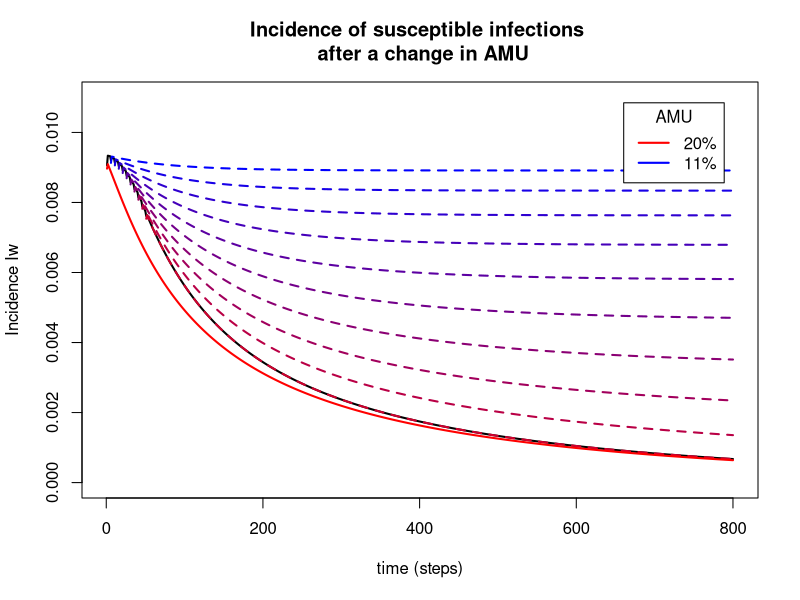
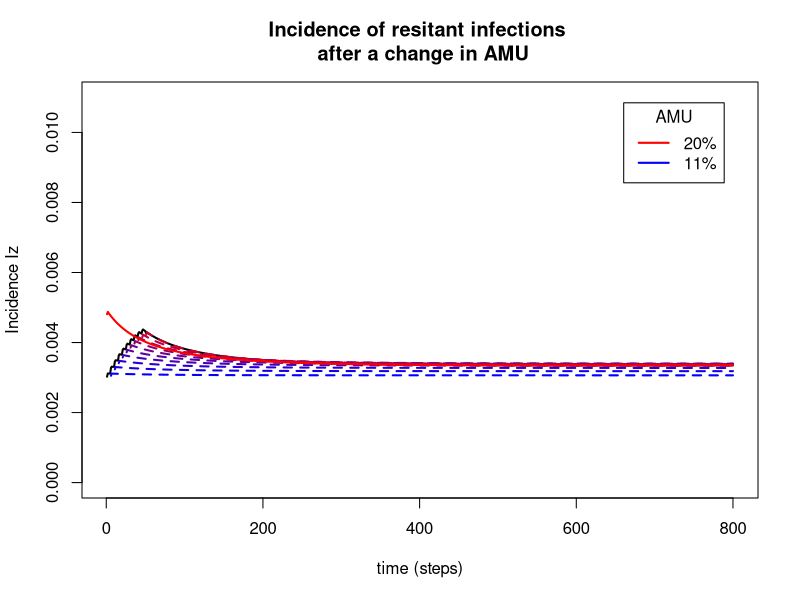
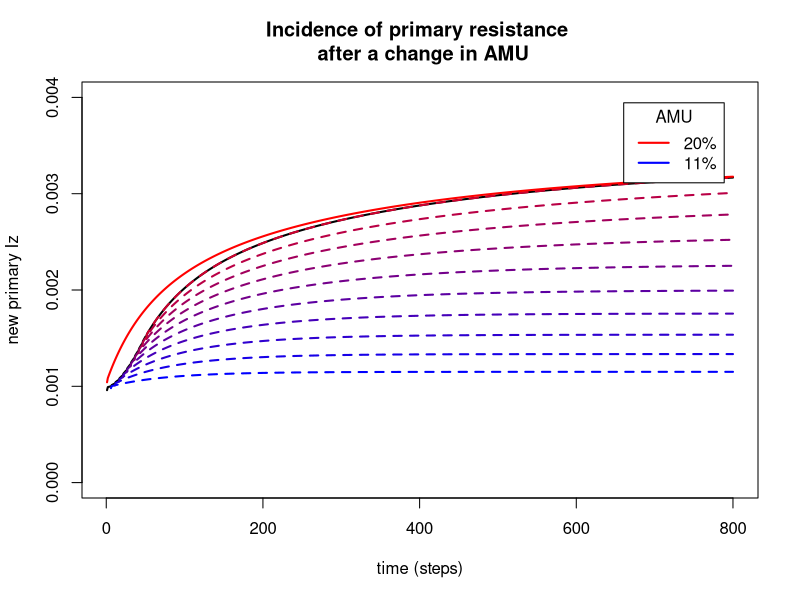
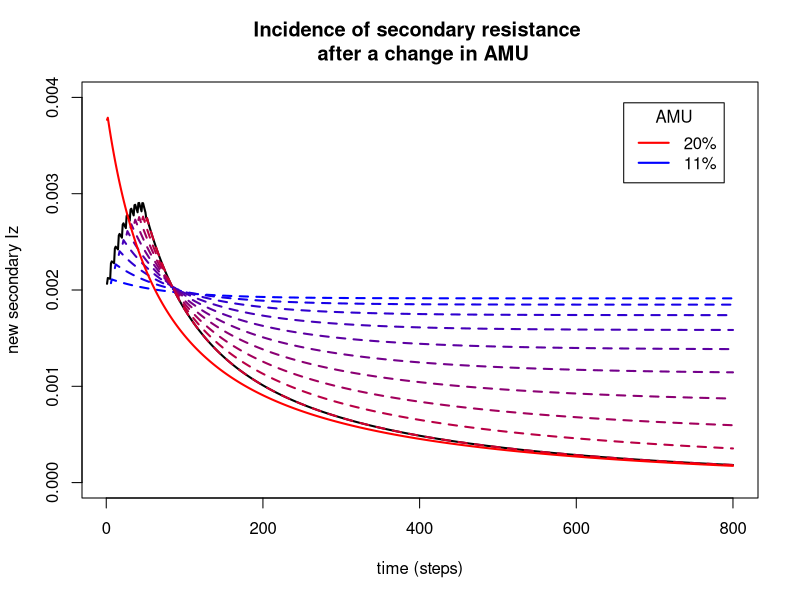
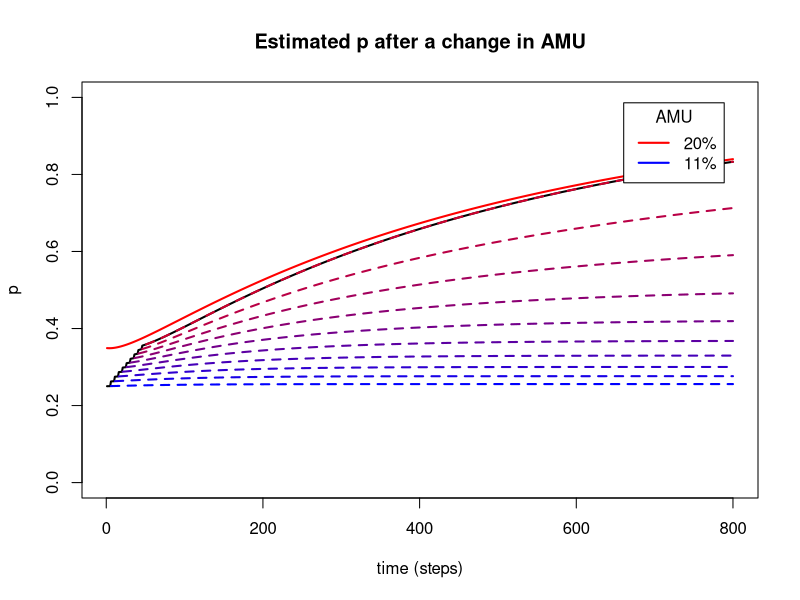

The R source for these figures, in order:
## ---- chunk 1
library(deSolve)
library(plyr)

options("scipen" = 10)

# initial state:
N <- 1
prop <- 0.01 #initial value of Iw and Iz

# time:
a <- 2000 #time span for initial value
a_init <- 2000

m <- 1 #time step

zoom <- 100 #after breakpoint 1/zoom step
time_to_change <- 5 #time interval separating two sequential changes of AMU
a_end <- 2800  #end of study = 300 steps after beginning of intervention





# parameters
pbeta_w <- 0.04 #transmission parameter of Iw
pbeta_z <- 0.015 #transmission parameter of Iz

pgammaa <- 0.01 #innate recovery rate
pgamma_tilt <- 0.1 #recovery rate of Iw when treated by antibiotics


prho <- 0.05 #probability of clinical failure

#epsilon change over time

peps <- 0.10 #initial value of the ratio of treated patients
pepsi <- seq(0.11,0.2,by=0.01) #variation of epsilon




## ---- chunk 2
parameters <- c(beta_w=pbeta_w, beta_z=pbeta_z, gamma=pgammaa, gamma_prim=pgamma_tilt, eps=peps, rho=prho)

state <- c(S=1-2*prop, Iw=prop, Iz=prop, dnewcasesIz=0, dnewcasesIw=0, dsecondaryres=0, dprimaryres=0)

times=seq(0, a, by=m)

SIS=function(times, state, parameters){
  with(as.list(c(state,parameters)),
       { dnewcasesIz=beta_z*Iz*S + eps*beta_z*Iz*Iw + rho*eps*Iw
         dnewcasesIw=beta_w*Iw*S + (1-eps)*beta_w*Iw*Iz
         dsecondaryres=rho*eps*Iw
         dprimaryres=beta_z*Iz*S + eps*beta_z*Iz*Iw
         dS = - beta_w*Iw*S - beta_z*Iz*S + gamma*(1-eps)*Iw + gamma_prim*eps*Iw + gamma*Iz
        dIw = beta_w*Iw*S + (1-eps)*beta_w*Iw*Iz - eps*beta_z*Iz*Iw - rho*eps*Iw - gamma*(1-eps)*Iw - gamma_prim*eps*Iw
        dIz = beta_z*Iz*S + eps*beta_z*Iz*Iw + rho*eps*Iw - (1-eps)*beta_w*Iw*Iz - gamma*Iz
        
        list(c(dS, dIw, dIz, dnewcasesIz, dnewcasesIw, dsecondaryres, dprimaryres))
       })
}

out_init=as.data.frame(
  ode(y=state, times=times, func=SIS, parms=parameters)
)

## ---- chunk 3
#allows to calculate daily incidence
incid = function(x, zoom) {
  der <- rep(0, length(x))
  for (i in 2:length(x)) {
    der[i] <- x[i]-x[i-1]
  }
  der_day <- rep(0, round(length(der)/zoom))
  for (i in 1:round(length(der)/zoom)) {
    der_day[i] <- sum(der[((i-1)*zoom):(i*zoom)])
  }
  return(der_day)
}
## ---- chunk 4

out_fast_var <- out_init



states_at_breaks <- out_init[nrow(out_init),]
for (i in 1:length(pepsi)) {
  state3 <- c(S=out_fast_var$S[nrow(out_fast_var)], Iw=out_fast_var$Iw[nrow(out_fast_var)], Iz=out_fast_var$Iz[nrow(out_fast_var)], Iwz=out_fast_var$Iwz[nrow(out_fast_var)], dnewcasesIz=out_fast_var$dnewcasesIz[nrow(out_fast_var)], dnewcasesIw=out_fast_var$dnewcasesIw[nrow(out_fast_var)], dsecondaryres=out_fast_var$dsecondaryres[nrow(out_fast_var)], dprimaryres=out_fast_var$dprimaryres[nrow(out_fast_var)])
  parameters[5] <-pepsi[i]
  times3=seq(out_fast_var[nrow(out_fast_var),1] + m/zoom, out_fast_var[nrow(out_fast_var),1] + time_to_change, by = m/zoom)
  out<- as.data.frame(
    ode(y=state3, times=times3, func=SIS, parms=parameters)
    )
  out_fast_var <- rbind(out_fast_var, out)
  states_at_breaks <- rbind(states_at_breaks, out[nrow(out),])
  }


#evolution after all interventions
state3 <- c(S=out_fast_var$S[nrow(out_fast_var)], Iw=out_fast_var$Iw[nrow(out_fast_var)], Iz=out_fast_var$Iz[nrow(out_fast_var)], Iwz=out_fast_var$Iwz[nrow(out_fast_var)], dnewcasesIz=out_fast_var$dnewcasesIz[nrow(out_fast_var)], dnewcasesIw=out_fast_var$dnewcasesIw[nrow(out_fast_var)], dsecondaryres=out_fast_var$dsecondaryres[nrow(out_fast_var)], dprimaryres=out_fast_var$dprimaryres[nrow(out_fast_var)])
parameters[5] <-pepsi[length(pepsi)]
times3=seq(states_at_breaks[nrow(states_at_breaks),1] + m/zoom, a_end, by=(m/zoom))
out<- as.data.frame(
  ode(y=state3, times=times3, func=SIS, parms=parameters)
)
out_fast_var <- rbind(out_fast_var, out)

states_at_breaks <- states_at_breaks[2:nrow(states_at_breaks),]
states_at_breaks <- cbind(states_at_breaks, cbind(pepsi))
  
## ---- chunk 5

controlfunc <- function(states, a_end) {
  state3 <- c(S=states[2], Iw=states[3], Iz=states[4], dnewcasesIz=states[5], dnewcasesIw=states[6], dsecondaryres=states[7], dprimaryres=states[8])
  parameters[5] <- states[9]
  times3=seq(states[1] + m/zoom, a_end, by=m/zoom)
  out <- as.data.frame(
  ode(y=state3, times=times3, func=SIS, parms=parameters)
  )
}


cbind.fill <- function(...){
    nm <- list(...) 
    nm <- lapply(nm, as.matrix)
    n <- max(sapply(nm, nrow)) 
    do.call(cbind, lapply(nm, function (x) 
        rbind(x, matrix(, n-nrow(x), ncol(x))))) 
}

states_at_breaks <- as.data.frame(t(states_at_breaks))



out_control <- do.call(cbind.fill, lapply(states_at_breaks, controlfunc, a_end))

#replacing NA in control with data from the main model
repl_NA <- function(controldata, expdata) {
  print(as.numeric(parent.frame()$i))
}

out_control <- as.data.frame(out_control)



## ---- chunk 6

states4 <- c(S=out_init[nrow(out_init), 2], Iw=out_init[nrow(out_init), 3], Iz=out_init[nrow(out_init), 4], dnewcasesIz=out_init[nrow(out_init), 5], dnewcasesIw=out_init[nrow(out_init), 6], dsecondaryres=out_init[nrow(out_init), 7], dprimaryres=out_init[nrow(out_init), 8])
parameters[5] <- pepsi[length(pepsi)]
times4 <- seq(out_init[nrow(out_init), 1], a_end, by=m/zoom)


out_control2 <- as.data.frame(
  ode(y=states4, times=times4, func=SIS, parms=parameters)
  )



## ---- chunk 7
#plotting incidence

out_fast_var <- out_fast_var[2001:nrow(out_fast_var),]

out <- cbind.fill(out_fast_var, out_control, out_control2)

#selecting numbers of columns in the out for twenty values of eps after intervention : first=experiment + control
nnewiz <- seq(5,ncol(out), by=8)
nnewiw <- seq(6,ncol(out), by=8)
nnewsec <- seq(7,ncol(out), by=8)
nnewprim <- seq(8,ncol(out), by=8)



#selecting columns for each incidence type
NewIz <- out[,nnewiz]
NewIw <- out[,nnewiw]
Newsec <- out[,nnewsec]
Newprim <- out[,nnewprim]

#calculating incidence
NewIz <- apply(NewIz, 2, incid, zoom)
NewIw <- apply(NewIw, 2, incid, zoom)
Newsec <- apply(Newsec, 2, incid, zoom)
Newprim <- apply(Newprim, 2, incid, zoom)

Newp <- NewIz/(NewIz+NewIw)

#putting NA at the beginning of the column for the controls

for (i in 1:10) {
  NewIz[,i+1] <- c(NewIz[(nrow(NewIz)-i*time_to_change+1):nrow(NewIz),i+1], NewIz[1:(nrow(NewIz)-i*time_to_change),i+1])
  
  NewIw[,i+1] <- c(NewIw[(nrow(NewIw)-i*time_to_change+1):nrow(NewIw),i+1], NewIw[1:(nrow(NewIw)-i*time_to_change),i+1])
  Newsec[,i+1] <- c(Newsec[(nrow(Newsec)-i*time_to_change+1):nrow(Newsec),i+1], Newsec[1:(nrow(Newsec)-i*time_to_change),i+1])
  
  Newprim[,i+1] <- c(Newprim[(nrow(Newprim)-i*time_to_change+1):nrow(Newprim),i+1], Newprim[1:(nrow(Newprim)-i*time_to_change),i+1])
  
  Newp[,i+1] <- c(Newp[(nrow(Newp)-i*time_to_change+1):nrow(Newp),i+1], Newp[1:(nrow(Newp)-i*time_to_change),i+1])
                      }

#timespan of testing
t2 <- seq(1, a_end-a_init)

colglob <- colorRampPalette(c("blue", "red"))

colforcol <- colglob(ncol((NewIw)-1))

#timespan of testing : control
linfun <- function(x, t){
  lines(t, unlist(x), lty=2, lwd=2, col=colforcol[as.numeric(parent.frame()$i)])
}

## ---- chunk 8
#Iw
plot(t2, NewIw[,1], main="Incidence of susceptible infections \n after a change in AMU", xlab="time (steps)", ylab="Incidence Iw", ylim=c(0,0.011), lty=1, lwd=2, type="l")

capture.output(apply(NewIw[,2:(ncol(NewIw)-1)], 2, linfun, t2),file='NUL')
lines(t2, NewIw[,ncol(NewIw)], lty=1, lwd=2, col="red")

legend("topright" , inset=.05, title="AMU" ,c("20%", "11%"), lty=c(1,1), lwd=c(2,2), col=c("red", "blue"))
## ---- chunk 9

plot(t2, NewIz[,1], main="Incidence of resitant infections \n after a change in AMU", xlab="time (steps)", ylab="Incidence Iz", ylim=c(0,0.011), lty=1, lwd=2, type="l")

capture.output(apply(NewIz[,2:(ncol(NewIz)-1)], 2, linfun, t2), file='NUL')

lines(t2, NewIz[,ncol(NewIz)], lty=1, lwd=2, col="red")

legend("topright" , inset=.05, title="AMU" ,c("20%", "11%"), lty=c(1,1), lwd=c(2,2), col=c("red", "blue"))
## ---- chunk 10
plot(t2, Newprim[,1], main="Incidence of primary resistance \n after a change in AMU", xlab="time (steps)", ylab="new primary Iz", ylim=c(0,0.004), lty=1, lwd=2, type="l")

capture.output(apply(Newprim[,2:(ncol(Newprim)-1)], 2, linfun, t2), file='NUL')

lines(t2, Newprim[,ncol(Newprim)], lty=1, lwd=2, col="red")

legend("topright" , inset=.05, title="AMU" ,c("20%", "11%"), lty=c(1,1), lwd=c(2,2), col=c("red", "blue"))

## ---- chunk 11
#Sec
plot(t2, Newsec[,1], main="Incidence of secondary resistance \n after a change in AMU", xlab="time (steps)", ylab="new secondary Iz", ylim=c(0,0.004), lty=1, lwd=2, type="l")

capture.output(apply(Newsec[,2:(ncol(Newsec)-1)], 2, linfun, t2), file='NUL')

lines(t2, Newsec[,ncol(Newsec)], lty=1, lwd=2, col="red")

legend("topright" , inset=.05, title="AMU" ,c("20%", "11%"), lty=c(1,1), lwd=c(2,2), col=c("red", "blue"))


## ---- chunk 12
#p
plot(t2, Newp[,1], main="Estimated p after a change in AMU", xlab="time (steps)", ylab="p", ylim=c(0,1), lty=1, lwd=2, type="l")

capture.output(apply(Newp[,2:(ncol(Newp)-1)], 2, linfun, t2), file='NUL')

lines(t2, Newp[,ncol(Newp)], lty=1, lwd=2, col="red")

legend("topright" , inset=.05, title="AMU" ,c("20%", "11%"), lty=c(1,1), lwd=c(2,2), col=c("red", "blue"))
